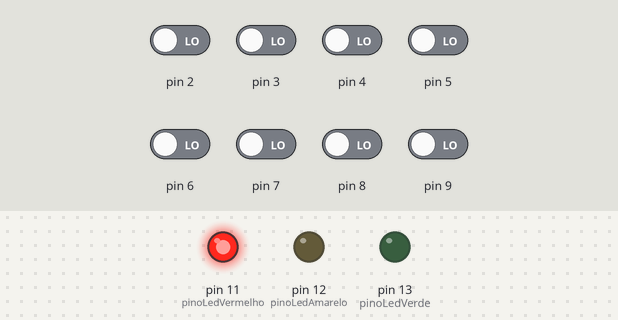
Recording of a sketch running on a simulated Arduino Leonardo, built with avr-gcc and run on an emulated ATmega32U4. Shown: output pins drawn as LEDs (lit = HIGH). Inputs (shaded band) come from the test bench; at power-on: pin 2–9 LOW. What the sketch prints to the serial monitor is not drawn.

Above: at 1.2 s.
1.3 s: pin 3 driven HIGH
At 2.9 s:
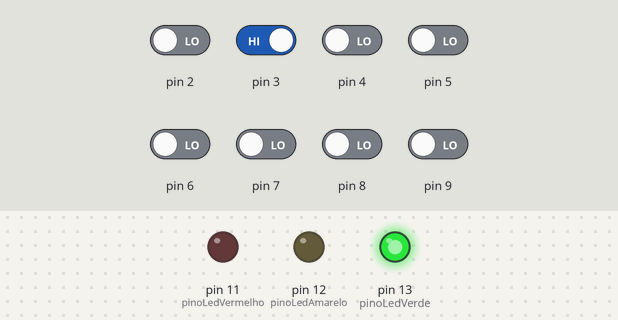
3.8 s: pin 2 driven HIGH
At 4.1 s:
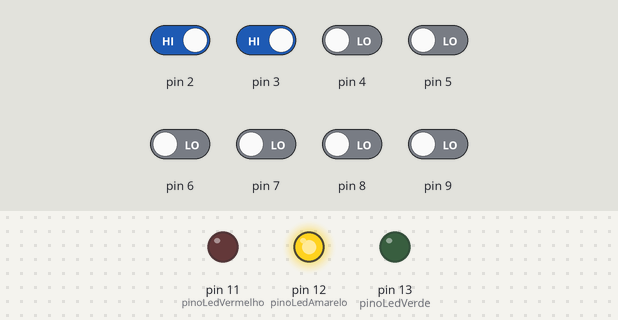
Timing chart, 0 to 6.8 s (numbered marks = the images above; inputs shaded):
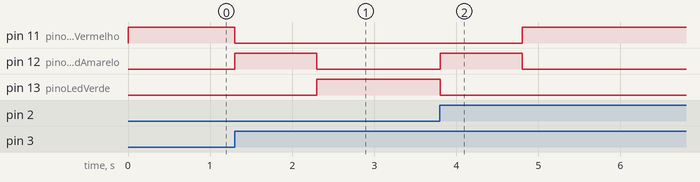

The sketch:

06-SemaforoOitoSensores.ino
```cpp
/**
 * Grupo 5
 *
 * Eduardo Vencovsky        201710281
 * Erick Domingos Modenez   201710299
 * Leonardo Vencovsky       201710276
 * Lucas Alberto Nascimento 201710282
 */

// Pinos

// Semaforo
const int pinoLedVerde = 13;
const int pinoLedAmarelo = 12;
const int pinoLedVermelho = 11;

// Sensores
const int s0 = 1;
const int sensor1 = s0 + 1;
const int sensor2 = s0 + 2;
const int sensor3 = s0 + 3;
const int sensor4 = s0 + 4;
const int sensor5 = s0 + 5;
const int sensor6 = s0 + 6;
const int sensor7 = s0 + 7;
const int sensor8 = s0 + 8;

// Variaveis de configuracao
const int delayLedAmarelo = 1000; // 0.1 s

void setup()
{
    Serial.begin(9600);

    pinMode(pinoLedVerde, OUTPUT);
    pinMode(pinoLedAmarelo, OUTPUT);
    pinMode(pinoLedVermelho, OUTPUT);

    pinMode(sensor1, INPUT);
    pinMode(sensor2, INPUT);
    pinMode(sensor3, INPUT);
    pinMode(sensor4, INPUT);
    pinMode(sensor5, INPUT);
    pinMode(sensor6, INPUT);
    pinMode(sensor7, INPUT);
    pinMode(sensor8, INPUT);

    digitalWrite(pinoLedVermelho, HIGH);
    digitalWrite(pinoLedAmarelo, LOW);
    digitalWrite(pinoLedVerde, LOW);
}

void loop()
{
    int s1 = digitalRead(sensor1);
    int s2 = digitalRead(sensor2);
    int s3 = digitalRead(sensor3);
    int s4 = digitalRead(sensor4);
    int s5 = digitalRead(sensor5);
    int s6 = digitalRead(sensor6);
    int s7 = digitalRead(sensor7);
    int s8 = digitalRead(sensor8);

    debug(s1, s2, s3, s4, s5, s6, s7, s8);

    if (condition(s1, s2, s3, s4, s5, s6, s7, s8))
    {
        // vermelho -> amarelo -> verde
        verde();

        while (condition(s1, s2, s3, s4, s5, s6, s7, s8))
        {
            delay(100);
            s1 = digitalRead(sensor1);
            s2 = digitalRead(sensor2);
            s3 = digitalRead(sensor3);
            s4 = digitalRead(sensor4);
            s5 = digitalRead(sensor5);
            s6 = digitalRead(sensor6);
            s7 = digitalRead(sensor7);
            s8 = digitalRead(sensor8);
        }

        // vermelho -> amarelo -> verde
        vermelho();
    }
}

void pulsoAmarelo()
{
    Serial.write("Amarelo -> ");
    digitalWrite(pinoLedAmarelo, HIGH);

    delay(delayLedAmarelo);

    digitalWrite(pinoLedAmarelo, LOW);
}

void vermelho()
{
    Serial.write("Verde -> ");
    // desliga verde
    digitalWrite(pinoLedVerde, LOW);

    // amarelo
    pulsoAmarelo();

    // liga vermelho
    digitalWrite(pinoLedVermelho, HIGH);

    Serial.write("Vermelho\n");
}

void verde()
{
    Serial.write("Vermelho -> ");
    // desliga vermelho
    digitalWrite(pinoLedVermelho, LOW);

    // amarelo
    pulsoAmarelo();

    // liga verde
    digitalWrite(pinoLedVerde, HIGH);

    Serial.write("Verde\n");
}

int count(int s, int const array[])
{
    int total = 0;

    for (int i = 0; i < s; i++)
        if (array[i] == LOW)
            total++;

    return total;
}

bool condition(int s1, int s2, int s3, int s4, int s5, int s6, int s7, int s8)
{
    int ss[8] = {s1, s2, s3, s4, s5, s6, s7, s8}; // Todos os sensores
    int s_t[4] = {s1, s3, s5, s7};                // Sensores da travessa
    int s_a[4] = {s2, s4, s6, s8};                // Sensores da avenida

    // Estado padrão: não há nenhum sensor ligado ou todos estão ligados
    int t = count(8, ss);
    if (t == 0 || t == 8)
        return false;

    // Se se há mais sensores frontais (s1, s2, s3, s4) na travessa, verde
    // Se há menos, vermelho
    if (count(2, s_t) > count(2, s_a))
        return true;
    if (count(2, s_t) < count(2, s_a))
        return false;

    // Aqui sensores frontais estão em mesma quantidade
    // Desempate aquele que tiver mais sensores somente contando as vias que
    // tiverem um sensor frontal
    int t_t = 0; // Travessa
    int t_a = 0; // Avenida

    if (s1 == LOW && s5 == LOW)
        t_t++;
    if (s3 == LOW && s7 == LOW)
        t_t++;
    if (s2 == LOW && s6 == LOW)
        t_a++;
    if (s4 == LOW && s8 == LOW)
        t_a++;

    return t_t > t_a;
}

void debug(int s1, int s2, int s3, int s4, int s5, int s6, int s7, int s8)
{
    Serial.print(s1 == LOW ? "[1, " : "[0, ");
    Serial.print(s2 == LOW ? "1, " : "0, ");
    Serial.print(s3 == LOW ? "1, " : "0, ");
    Serial.print(s4 == LOW ? "1, " : "0, ");
    Serial.print(s5 == LOW ? "1, " : "0, ");
    Serial.print(s6 == LOW ? "1, " : "0, ");
    Serial.print(s7 == LOW ? "1, " : "0, ");
    Serial.print(s8 == LOW ? "1 ]\n" : "0 ]\n");
}
```

Measured:
- after the input at 1.3 s, pin 11 (pinoLedVermelho): HIGH → LOW at once; pin 12 (pinoLedAmarelo): LOW → HIGH at once, → LOW 1.0 s later; pin 13 (pinoLedVerde): LOW → HIGH after 1.0 s
- after the input at 3.8 s, pin 11 (pinoLedVermelho): LOW → HIGH after 1.0 s; pin 12 (pinoLedAmarelo): LOW → HIGH at once, → LOW 1.0 s later; pin 13 (pinoLedVerde): HIGH → LOW at once
